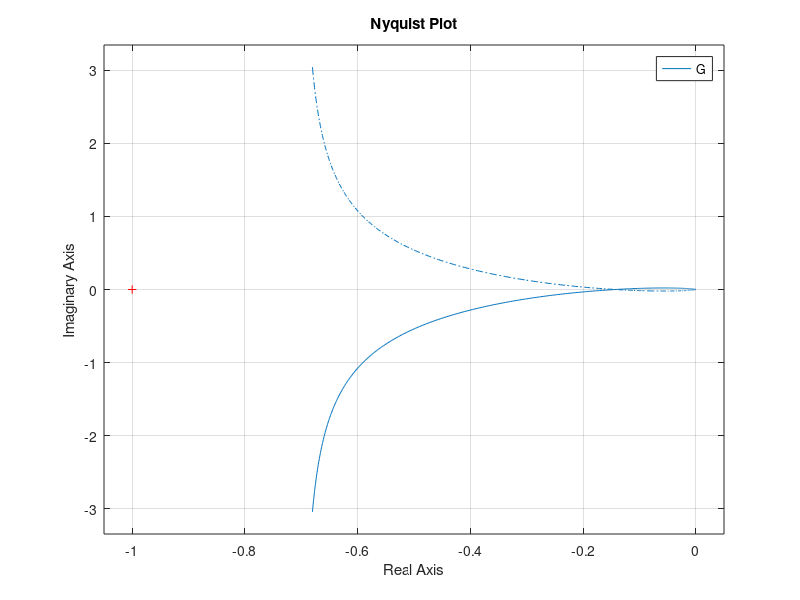

The MATLAB script that drew this image:
clc; clear; close all;

s = tf('s');
G = 10 / (s * (s + 2) * (s + 5)); % Plant

% Nyquist Plot
figure;
nyquist(G);
title('Nyquist Plot');
grid on;
